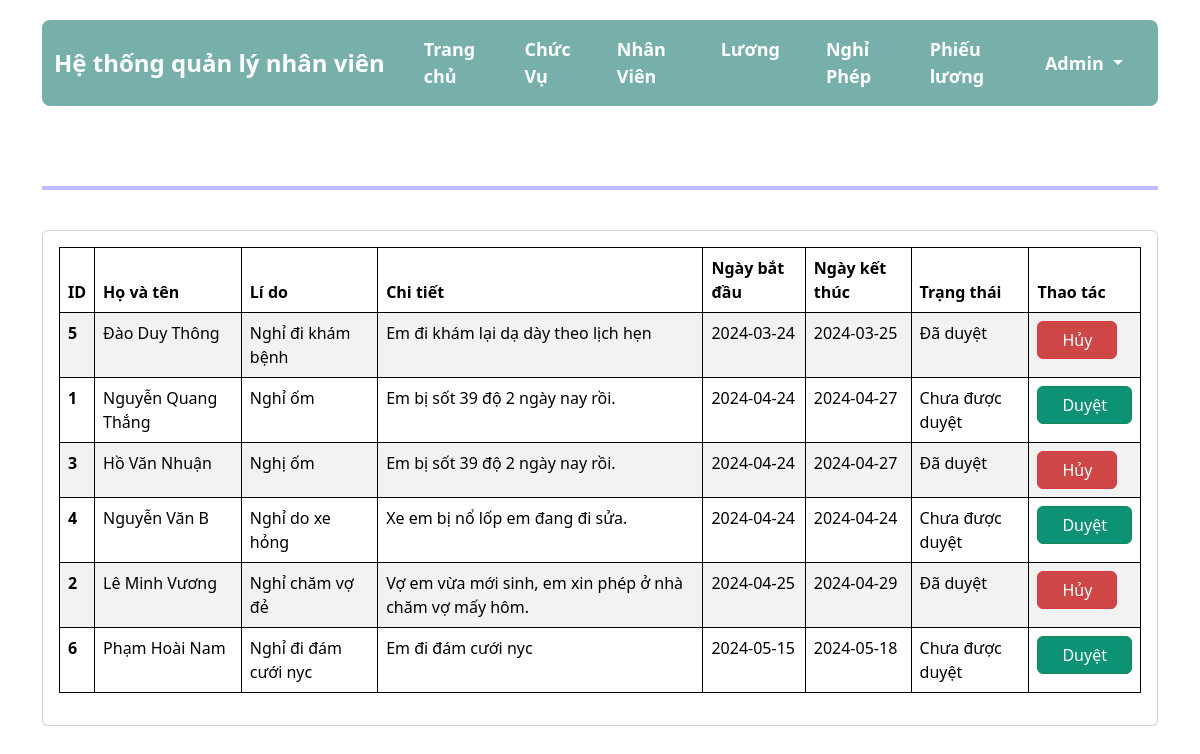
/src/leave.php (signed in), run on the app's committed database.
### tables this page shows
CREATE TABLE `nghi_phep_tbl` (
  `id_nghi` int(255) NOT NULL,
  `id_nv` int(255) NOT NULL,
  `ly_do` varchar(255) NOT NULL,
  `chi_tiet` text NOT NULL,
  `ngay_bat_dau` date NOT NULL,
  `ngay_ket_thuc` date NOT NULL,
  `ngay_tao_don` timestamp NOT NULL DEFAULT current_timestamp() ON UPDATE current_timestamp(),
  `trang_thai` int(255) NOT NULL
);

CREATE TABLE `nhan_vien_tbl` (
  `id_nv` int(255) NOT NULL,
  `ten` varchar(255) NOT NULL,
  `ngay_sinh` varchar(255) NOT NULL,
  `gioi_tinh` varchar(255) NOT NULL,
  `so_dien_thoai` varchar(255) NOT NULL,
  `email` varchar(255) NOT NULL,
  `dia_chi` varchar(255) NOT NULL,
  `id_chuc_vu` int(11) NOT NULL,
  `ngay_vao_lam` date NOT NULL,
  `ngay_them` timestamp NOT NULL DEFAULT current_timestamp() ON UPDATE current_timestamp(),
  `anh` varchar(255) NOT NULL DEFAULT 'https://cdn-icons-png.flaticon.com/512/3541/3541871.png',
  `ngay_cap_nhat` date NOT NULL
);

### src/leave.php (the view, shortened to what this page needs)
<?php
if (isset($_SESSION['username']) && isset($_SESSION['user_type']) && $_SESSION['logged_in']) {
    ?>
    <!DOCTYPE html>
    <html lang="en">
    <head>
        <link href="https://cdn.jsdelivr.net/npm/bootstrap@5.3.3/dist/css/bootstrap.min.css" rel="stylesheet">
        <link rel="stylesheet" href="https://cdn.jsdelivr.net/npm/bootstrap-icons@1.11.3/font/bootstrap-icons.min.css">
        <link rel="stylesheet" href="styles.css">
    </head>
    <body class="body">
        <div class="container">
            <nav class="navbar navbar-expand-lg">
                <div class="container-fluid">
                    <a class="navbar-brand" href="home.php">Hệ thống quản lý nhân viên</a>
                    <div class="collapse navbar-collapse" id="navbarNav">
                        <ul class="navbar-nav">
                            <li class="nav-item">
                                <a class="nav-link" href="home.php">Trang chủ</a>
                            </li>
                            <li class="nav-item">
                                <a class="nav-link" href="department.php">Chức Vụ</a>
                            </li>
                            <li class="nav-item">
                                <a class="nav-link" href="staff.php">Nhân Viên</a>
                            </li>
                            <li class="nav-item">
                                <a class="nav-link" href="salary.php">Lương</a>
                            </li>
                            <li class="nav-item">
                                <a class="nav-link" href="leave.php">Nghỉ Phép</a>
                            </li>
                            <li class="nav-item">
                                <a class="nav-link" href="income.php">Phiếu lương</a>
                            </li>
                        </ul>
                        <ul class="navbar-nav">
                            <li class="nav-item dropdown">
                                <a class="nav-link dropdown-toggle" href="#" id="navbarDropdown" role="button"
                                    data-bs-toggle="dropdown" aria-expanded="false">
                                    Admin
                                </a>
                            </li>
                        </ul>
                    </div>
                </div>
            </nav>
            <div class="col py-3">
                <h1 class="titlepage"> Nghỉ phép </h1>
                <hr style="border: 2px solid blue">
                <br>
                <div class="card">
                    <div class="card-body">
                        <table id="leave_table" class="table table-striped table-hover">
                            <thead style="position: sticky; top: 0; ">
                                <tr>
                                    <th scope="col">ID</th>
                                    <th scope="col">Họ và tên </th>
                                    <th scope="col">Lí do</th>
                                    <th scope="col">Chi tiết</th>
                                    <th scope="col">Ngày bắt đầu</th>
                                    <th scope="col">Ngày kết thúc</th>
                                    <th scope="col">Trạng thái</th>
                                    <th scope="col">Thao tác</th>
                                </tr>
                            </thead>
                            <tbody>
                                <?php
                                require_once ('connect.php');
                                $query1 = "select * from nghi_phep_tbl inner join nhan_vien_tbl on nghi_phep_tbl.id_nv=nhan_vien_tbl.id_nv order by ngay_bat_dau";
                                $staff_result = $sql_connect->query($query1);
                                while ($row = $staff_result->fetch_assoc()) {
                                    ?>
                                    <tr>
                                        <th scope="row"><?php echo $row['id_nghi']; ?></th>
                                        <td><?php echo $row['ten']; ?></td>
                                        <td><?php echo $row['ly_do']; ?></td>
                                        <td><?php echo $row['chi_tiet']; ?></td>
                                        <td><?php echo $row['ngay_bat_dau']; ?></td>
                                        <td><?php echo $row['ngay_ket_thuc']; ?></td>
                                        <td class="leave_status">
                                            <?php
                                            if ($row['trang_thai'] == 0) {
                                                echo "Chưa được duyệt";
                                            } elseif ($row['trang_thai'] == 1) {
                                                echo "Đã duyệt";
                                            } else {
                                                echo "Trạng thái không xác định";
                                            }
                                            ?>
                                        </td>
                                        <td>
                                            <?php
                                            if ($row['trang_thai'] == 0) {
                                                ?>
                                                <button class="btn btn-success px-4 confirm_leave"
                                                    data-id="<?php echo $row['id_nghi']; ?>">Duyệt</button>
                                                <?php
                                            } elseif ($row['trang_thai'] == 1) {
                                                ?>
                                                <button class="btn btn-danger px-4 reject_leave"
                                                    data-id="<?php echo $row['id_nghi']; ?>">Hủy</button>
                                                <?php
                                            }
                                            ?>
                                        </td>
                                    </tr>
                                    <?php
                                }
                                ?>
                            </tbody>
                        </table>
                    </div>
                </div>
            </div>
        </div>
    </body>
    </html>
    <?php
} else {
    header("Location: error.html");
    exit();
}
?>

### src/styles.css (style rules this page uses)
.navbar { background-color: #77B0AA; color: #fff; font-size: large !important; font-weight: bold !important; border-radius: 0.5rem; }
.navbar-brand { font-size: 24px; color: #fff; font-weight: bold !important; }
.navbar-nav { margin-right: auto !important; margin-left: auto !important; }
.nav-item { padding: 0 15px; }
.nav-link { color: #fff; }
.container { margin-top: 20px; }
.btn-success { background-color: #0D9276; color: #fff; }
.btn-danger { background-color: #ce4646; color: #fff; }
.body { background-image: url("https://i.imgur.com/ExiWlK8.jpeg"); background-position: bottom center; background-repeat: no-repeat; background-size: cover; background-attachment: fixed; }
.table { background-color: rgb(1, 1, 1, 0.2) !important; color: aliceblue !important; margin-top: 0rem !important; background-color: transparent !important; }
.table, th, td { border: 1px solid black; }
.titlepage { color: white; }

### data on the page
nghi_phep_tbl: id_nghi "5", id_nv.ten "Đào Duy Thông", ly_do "Nghỉ đi khám bệnh", chi_tiet "Em đi khám lại dạ dày theo lịch hẹn", ngay_bat_dau "2024-03-24", ngay_ket_thuc "2024-03-25", trang_thai "Đã duyệt"
nghi_phep_tbl: id_nghi "1", id_nv.ten "Nguyễn Quang Thắng", ly_do "Nghỉ ốm", chi_tiet "Em bị sốt 39 độ 2 ngày nay rồi.", ngay_bat_dau "2024-04-24", ngay_ket_thuc "2024-04-27", trang_thai "Chưa được duyệt"
nghi_phep_tbl: id_nghi "3", id_nv.ten "Hồ Văn Nhuận", ly_do "Nghị ốm", chi_tiet "Em bị sốt 39 độ 2 ngày nay rồi.", ngay_bat_dau "2024-04-24", ngay_ket_thuc "2024-04-27", trang_thai "Đã duyệt"
nghi_phep_tbl: id_nghi "4", id_nv.ten "Nguyễn Văn B", ly_do "Nghỉ do xe hỏng", chi_tiet "Xe em bị nổ lốp em đang đi sửa.", ngay_bat_dau "2024-04-24", ngay_ket_thuc "2024-04-24", trang_thai "Chưa được duyệt"
nghi_phep_tbl: id_nghi "2", id_nv.ten "Lê Minh Vương", ly_do "Nghỉ chăm vợ đẻ", chi_tiet "Vợ em vừa mới sinh, em xin phép ở nhà chăm vợ mấy hôm.", ngay_bat_dau "2024-04-25", ngay_ket_thuc "2024-04-29", trang_thai "Đã duyệt"
nghi_phep_tbl: id_nghi "6", id_nv.ten "Phạm Hoài Nam", ly_do "Nghỉ đi đám cưới nyc", chi_tiet "Em đi đám cưới nyc", ngay_bat_dau "2024-05-15", ngay_ket_thuc "2024-05-18", trang_thai "Chưa được duyệt"
